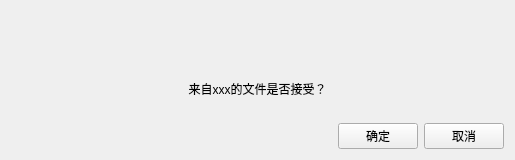
<?xml version="1.0" encoding="UTF-8"?>
<ui version="4.0">
 <class>ReceiveFile</class>
 <widget class="QWidget" name="ReceiveFile">
  <property name="geometry">
   <rect>
    <x>0</x>
    <y>0</y>
    <width>515</width>
    <height>160</height>
   </rect>
  </property>
  <property name="minimumSize">
   <size>
    <width>515</width>
    <height>160</height>
   </size>
  </property>
  <property name="maximumSize">
   <size>
    <width>515</width>
    <height>160</height>
   </size>
  </property>
  <property name="windowTitle">
   <string>RecvFile</string>
  </property>
  <layout class="QVBoxLayout" name="verticalLayout_2">
   <property name="spacing">
    <number>0</number>
   </property>
   <property name="leftMargin">
    <number>0</number>
   </property>
   <property name="topMargin">
    <number>0</number>
   </property>
   <property name="rightMargin">
    <number>0</number>
   </property>
   <property name="bottomMargin">
    <number>0</number>
   </property>
   <item>
    <widget class="QWidget" name="titleWidget" native="true">
     <property name="sizePolicy">
      <sizepolicy hsizetype="Preferred" vsizetype="Fixed">
       <horstretch>0</horstretch>
       <verstretch>0</verstretch>
      </sizepolicy>
     </property>
     <property name="minimumSize">
      <size>
       <width>0</width>
       <height>50</height>
      </size>
     </property>
     <property name="titleskin" stdset="0">
      <bool>true</bool>
     </property>
    </widget>
   </item>
   <item>
    <widget class="QWidget" name="bodyWidget" native="true">
     <property name="bottomskin" stdset="0">
      <bool>true</bool>
     </property>
     <layout class="QVBoxLayout" name="verticalLayout">
      <item>
       <widget class="QLabel" name="label">
        <property name="text">
         <string>来自xxx的文件是否接受？</string>
        </property>
        <property name="alignment">
         <set>Qt::AlignCenter</set>
        </property>
       </widget>
      </item>
      <item>
       <layout class="QHBoxLayout" name="horizontalLayout">
        <item>
         <spacer name="horizontalSpacer">
          <property name="orientation">
           <enum>Qt::Horizontal</enum>
          </property>
          <property name="sizeHint" stdset="0">
           <size>
            <width>40</width>
            <height>20</height>
           </size>
          </property>
         </spacer>
        </item>
        <item>
         <widget class="QPushButton" name="okBtn">
          <property name="text">
           <string>确定</string>
          </property>
         </widget>
        </item>
        <item>
         <widget class="QPushButton" name="cancelBtn">
          <property name="text">
           <string>取消</string>
          </property>
         </widget>
        </item>
       </layout>
      </item>
     </layout>
    </widget>
   </item>
  </layout>
 </widget>
 <layoutdefault spacing="6" margin="11"/>
 <resources/>
 <connections/>
</ui>
